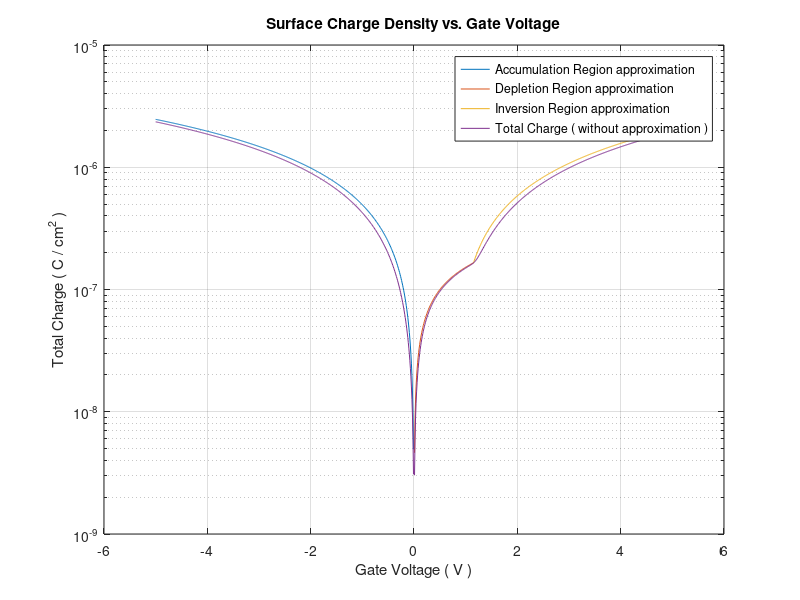

Reproduce this figure in MATLAB.
%%%% ASSIGNMENT 2 : MOSCAP Charge Profile %%%%%

epsilon_Si = 11.8; % Dielectric constant of Silicon
epsilon_ox = 3.9; % Dielectric constant of Silicon
epsilon_0 = 8.85 * 10^(-14); % Permittivity of free space in F/cm
n_i = 1.5 * 10^10; % Intrinsic carrier concentration per cm^3
N_a = 1 * 10^17; % Acceptor doping concentration per cm^3
q = 1.6 * 10^(-19); % Charge of an electron
V_t = 0.026; % Thermal voltage in volts
t_ox = (2+5) * 10^(-7); % Oxide thickness in cm
h = 0.01; % Voltage step size

%%%% Total Charge ( C / cm^2 ) with delta-depletion approximation %%%%

C_ox = (epsilon_ox*epsilon_0)/t_ox; % Oxide capacitance per unit area in F/cm^2
V_g = -5:h:5; % Gate voltage
psi_f = V_t * log(N_a/n_i); % Fermi potential in V
V_Th = sqrt(4*q*N_a*epsilon_Si*epsilon_0*psi_f)/C_ox + 2 * psi_f; % Threshold voltage in V
Q_a = -1*(C_ox * V_g(1,1:round((5/h)+1))); % Charge in accumulation region in C/cm^2
Q_d = abs((q*epsilon_Si*epsilon_0*N_a) * (1-sqrt(1+(2*C_ox^2*V_g(1,round((5/h)+2):round(((5+V_Th)/h)+1)))/(q*epsilon_Si*epsilon_0*N_a)))/C_ox); % Charge in depletion region in C/cm^2
Q_i = C_ox * (V_g(1,round(((5+V_Th)/h)+1):length(V_g))-V_Th) + sqrt(4*q*N_a*epsilon_Si*epsilon_0*psi_f); % Charge in inversion region in C/cm^2
Q_i(1,1) = Q_d(1,length(Q_d)); % for continuous curve

%%%% Newton-Raphson for determining Surface Potential, psi_s %%%%

psi_s = zeros(1,length(V_g));
for k = 1:length(V_g)
    V = V_g(1,k);
    if V >= 0
        x = 0.01;
    else
        x = -0.01;
    end
    for i = 1:1000
        g = 2*q*epsilon_Si*epsilon_0*V_t*(N_a*(exp(-x/V_t)-1)+(n_i^2/N_a)*(exp(x/V_t)-1)+(N_a*x)/V_t);
        e = 2*q*epsilon_Si*epsilon_0*(-N_a*exp(-x/V_t)+(n_i^2/N_a)*exp(x/V_t)+N_a);
        m = C_ox*(V-x);
        f = g-m^2;
        f_1 = e - 2*C_ox^2*(x-V);
        x = x - (f/f_1);
    end
    psi_s(1,k) = x;
end

%%%% Total Charge ( C / cm^2 ) without delta-depletion approximation %%%%

Q_s = sqrt(2*q*epsilon_Si*epsilon_0*V_t*(N_a*(exp(-psi_s/V_t)-1)+(n_i^2/N_a)*(exp(psi_s/V_t)-1)+(N_a*psi_s)/V_t));
Q_s(1,round((5/h)+1)) = 0; % No charge for zero gate voltage

%%%% Plot of Total Charge %%%%
figure;
semilogy(V_g(1,1:round((5/h)+1)),Q_a,'Displayname','Accumulation Region approximation');
hold on;
semilogy(V_g(1,round((5/h)+2):round(((5+V_Th)/h)+1)),Q_d,'Displayname','Depletion Region approximation');
semilogy(V_g(1,round(((5+V_Th)/h)+1):length(V_g)),Q_i,'Displayname','Inversion Region approximation');
semilogy(V_g,Q_s,'Displayname','Total Charge ( without approximation )');
xlabel('Gate Voltage ( V )');
ylabel('Total Charge ( C / cm^2 )');
title('Surface Charge Density vs. Gate Voltage');
legend;
grid on;
hold off;